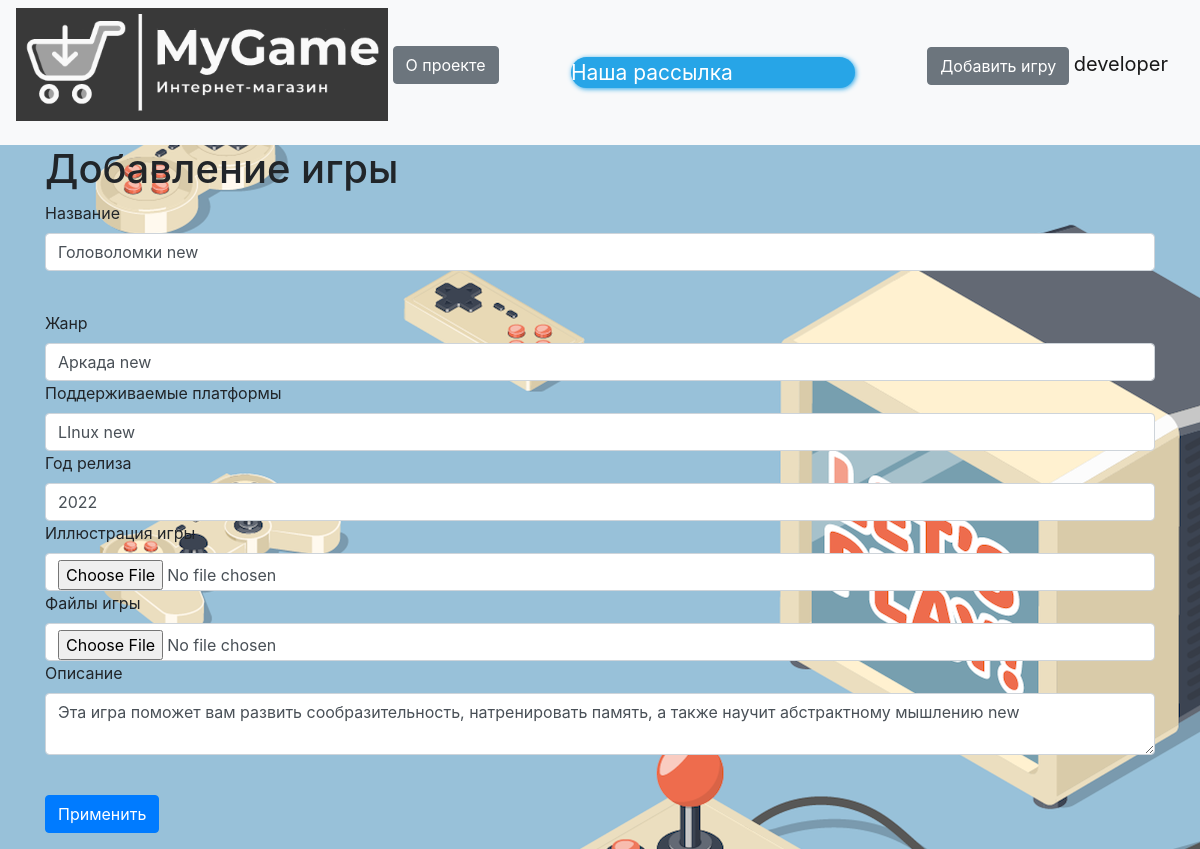
/games/4 (signed in), run on an earlier commit of the app's database.
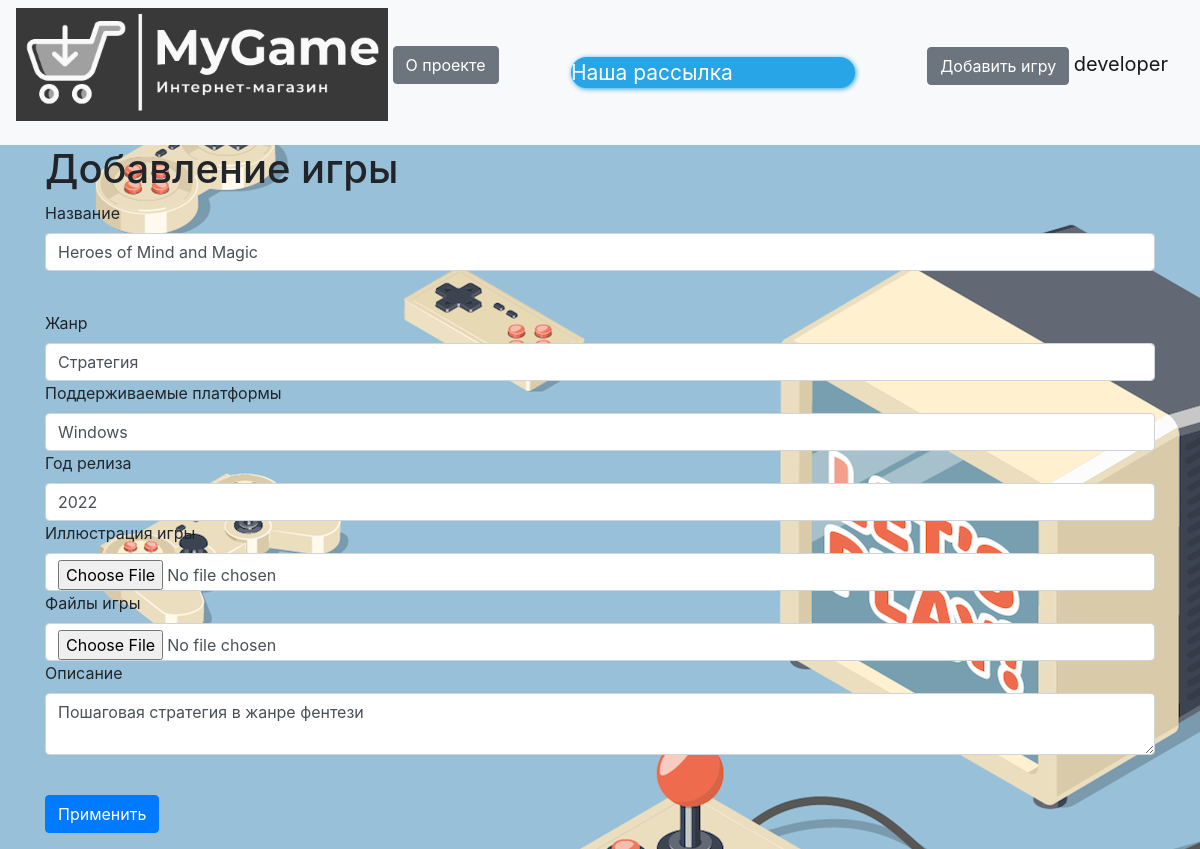
And on a later commit of the database.
### data/users.py (models this page shows, shortened)
class User(SqlAlchemyBase, UserMixin):
    __tablename__ = 'users'
    id = sqlalchemy.Column(sqlalchemy.Integer,
                           primary_key=True, autoincrement=True)
    name = sqlalchemy.Column(sqlalchemy.String, nullable=True)
    type_of_user = sqlalchemy.Column(sqlalchemy.Integer,
                                sqlalchemy.ForeignKey("types_of_users.id"))
    email = sqlalchemy.Column(sqlalchemy.String,
                              index=True, unique=True, nullable=True)
    hashed_password = sqlalchemy.Column(sqlalchemy.String, nullable=True)
    created_date = sqlalchemy.Column(sqlalchemy.DateTime,
                                     default=datetime.datetime.now)
    games = orm.relation("Games", back_populates='user')

### data/games.py (models this page shows, shortened)
class Games(SqlAlchemyBase):
    __tablename__ = 'games'
    id = sqlalchemy.Column(sqlalchemy.Integer,
                           primary_key=True, autoincrement=True)
    title = sqlalchemy.Column(sqlalchemy.String, nullable=True)
    picture = sqlalchemy.Column(sqlalchemy.String, nullable=True)
    genre = sqlalchemy.Column(sqlalchemy.String, nullable=True)
    content = sqlalchemy.Column(sqlalchemy.String, nullable=True)
    added_date = sqlalchemy.Column(sqlalchemy.DateTime,
                                   default=datetime.datetime.now, nullable=True)
    created_date = sqlalchemy.Column(sqlalchemy.Integer)
    platform = sqlalchemy.Column(sqlalchemy.String, nullable=True)
    archive = sqlalchemy.Column(sqlalchemy.String, nullable=True)
    user_id = sqlalchemy.Column(sqlalchemy.Integer,
                                sqlalchemy.ForeignKey("users.id"))
    user = orm.relation('User')

### main.py (the view)
@app.route("/games/<name>", methods=['GET', 'POST'])
def game(name):
    db_sess = db_session.create_session()
    form = LeaveAComment()
    if request.method == 'GET':
        db_sess = db_session.create_session()
        game = db_sess.query(Games).filter(Games.title == name).one()
        comments = db_sess.query(Comments).filter(Comments.game_id == game.id).all()
        comments_lst = []
        for comment in comments:
            comments_lst += [[comment.content, db_sess.query(User).filter(User.id == int(comment.user_id)).one()]]
        print(comments_lst)
        try:
            return render_template("game.html", params=game, form=form, comments=comments_lst)
        except Exception as e:
            print(e)
            return abort(404)
    elif request.method == 'POST':
        db_sess = db_session.create_session()
        game = db_sess.query(Games).filter(Games.title == name).one()
        if form.is_submitted():
            if not current_user.is_authenticated:
                return redirect("/register")
            comment = Comments()
            comment.user_id = current_user.id
            comment.game_id = game.id
            comment.content = form.content.data
            db_sess.add(comment)
            db_sess.commit()
        comments = db_sess.query(Comments).filter(Comments.game_id == game.id).all()
        comments_lst = []
        for comment in comments:
            comments_lst += [[comment.content, db_sess.query(User).filter(User.id == int(comment.user_id)).one()]]
        print(comments_lst)
        return render_template("game.html", params=game, form=form, comments=comments_lst)

### forms/games.py
class GameAddForm(FlaskForm):
    title = StringField('Название', validators=[DataRequired()])
    picture = FileField('Иллюстрация игры')
    genre = StringField('Жанр', validators=[DataRequired()])
    content = TextAreaField("Описание")
    archive = FileField('Файлы игры')
    platform = StringField('Поддерживаемые платформы', validators=[DataRequired()])
    created_date = StringField("Год релиза", validators=[DataRequired()])
    submit = SubmitField('Применить')

### data/db_session.py (called while the page is built)
def create_session() -> Session:
    global __factory
    return __factory()

### main.py (called while the page is built, shortened)
@login_manager.user_loader
def load_user(user_id):
    db_sess = db_session.create_session()
    return db_sess.query(User).get(user_id)

@app.route('/games/<int:id>', methods=['GET', 'POST'])
@login_required
def edit_games(id):
    form = GameAddForm()
    if request.method == "GET":
        db_sess = db_session.create_session()
        game = db_sess.query(Games).filter(Games.id == id).first()
        if game:
            form.title.data = game.title
            form.content.data = game.content
            form.genre.data = game.genre
            form.platform.data = game.platform
            form.created_date.data = game.created_date
        else:
            abort(404)
    return render_template('games.html',
                           title='Редактирование игры',
                           form=form
                           )

### templates/games.html (shortened to what this page needs)
{% extends "base.html" %}
{% block content %}
<h1>Добавление игры</h1>
<form action="" method="post" enctype="multipart/form-data" >
    <p>
        {{ form.title.label }}<br>
        {{ form.title(class="form-control") }}<br>
    </p>
    {{form.genre.label}}
    {{form.genre(class="form-control")}}
    {{form.platform.label}}
    {{form.platform(class="form-control")}}
    {{form.created_date.label}}
    {{form.created_date(class="form-control")}}
    {{form.picture.label}}
    {{form.picture(class="form-control")}}
    {{form.archive.label}}
    {{form.archive(class="form-control")}}
    <p>
        {{ form.content.label }}<br>
        {{ form.content(class="form-control") }}<br>
    </p>
    <p>{{ form.submit(type="submit", class="btn btn-primary") }}</p>
</form>
{% endblock %}

### templates/base.html (shortened to what this page needs)
<!doctype html>
<html lang="en">
<head>
    <link rel="stylesheet"
          href="https://stackpath.bootstrapcdn.com/bootstrap/4.4.1/css/bootstrap.min.css"
>
</head>
<body>
<header>
    <nav class="navbar navbar-light bg-light">
        <p>
            <a href="/">
            <img  height="113" width="372" src="/static/img/site.png" >
            </a>
            <a href="/about_us" class="btn btn-secondary">О проекте</a>
        </p>
        <a href="https://t.me/mailer_MyGameBot" target="_blank"
           class="telegramim_button telegramim_shadow telegramim_pulse"
           style="font-size:21px;width:284px;background:#27a5e7;box-shadow:1px 1px 5px #27a5e7;color:#ffffff;border-radius:27px;"
           title="Наша рассылка"> Наша рассылка</a>
        {% if current_user.is_authenticated %}
        <p>
            {% if current_user.type_of_user == 1 or current_user.type_of_user == 2 %}
            <a href="/game_add" class="btn btn-secondary">Добавить игру</a>
            {% endif %}
            <a href="/logout" class="navbar-brand">{{ current_user.name }}</a>
        </p>
        {% else %}
        <p>
            <a class="btn btn-primary " href="/register">Зарегистрироваться</a>
            <a class="btn btn-success" href="/login">Войти</a>
        </p>
        {% endif %}
    </nav>
</header>
<main role="main" class="container">
    {% block content %}{% endblock %}
</main>
</body>
</html>

### templates/base.html (style rules this page uses)
body { background: url(static/img/background.png) }

What changed in the data, as far as the page shows it:
changed Games: title "Головоломки new" → "Heroes of Mind and Magic"; genre "Аркада new" → "Стратегия"; platform "LInux new" → "Windows"; content "Эта игра поможет вам развить сообразительность, натренировать память, а также научит абстрактному мышлению new" → "Пошаговая стратегия в жанре фентези"
